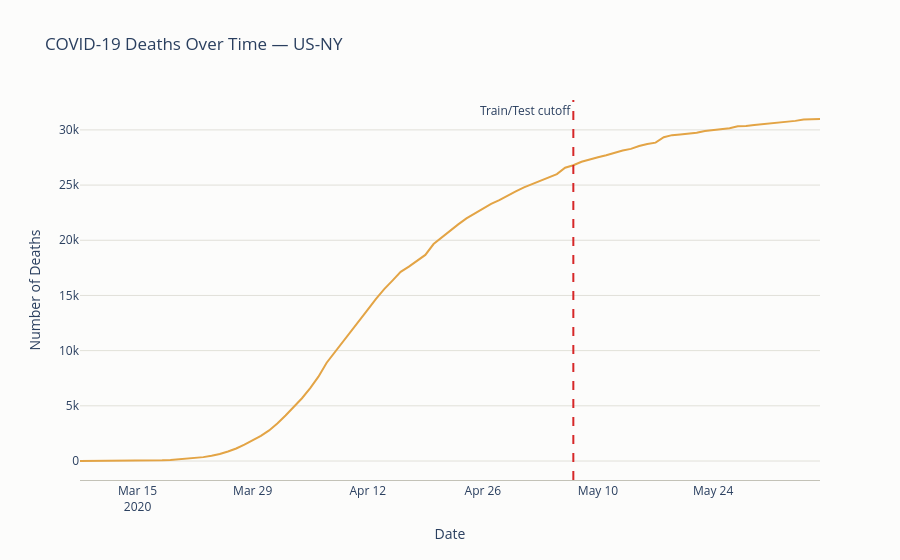

Source (notebook cell):
### Code cell
fig = go.Figure()
fig.add_trace(go.Scatter(
    x=data["date"],
    y=data["death_cnt"],
    mode="lines",
    line=dict(width=2, color="#e3a445"),
    hovertemplate="%{x|%b %d, %Y}<br>Deaths: %{y:,}<extra></extra>",
))

fig.add_vline(
    x=train_test_split,
    line_width=2,
    line_dash="dash",
    line_color="#d62728",
    annotation_text="Train/Test cutoff",
    annotation_position="top left",
)

fig.update_layout(
    title="COVID-19 Deaths Over Time — US-NY",
    xaxis_title="Date",
    yaxis_title="Number of Deaths",
    hovermode="x unified",
    template="plotly_white",
    plot_bgcolor="#fcfcfb",
    paper_bgcolor="#fcfcfb",
    xaxis=dict(showgrid=False, linecolor="#c3c2b7"),
    yaxis=dict(gridcolor="#e1e0d9", zeroline=False),
)

fig.show()
